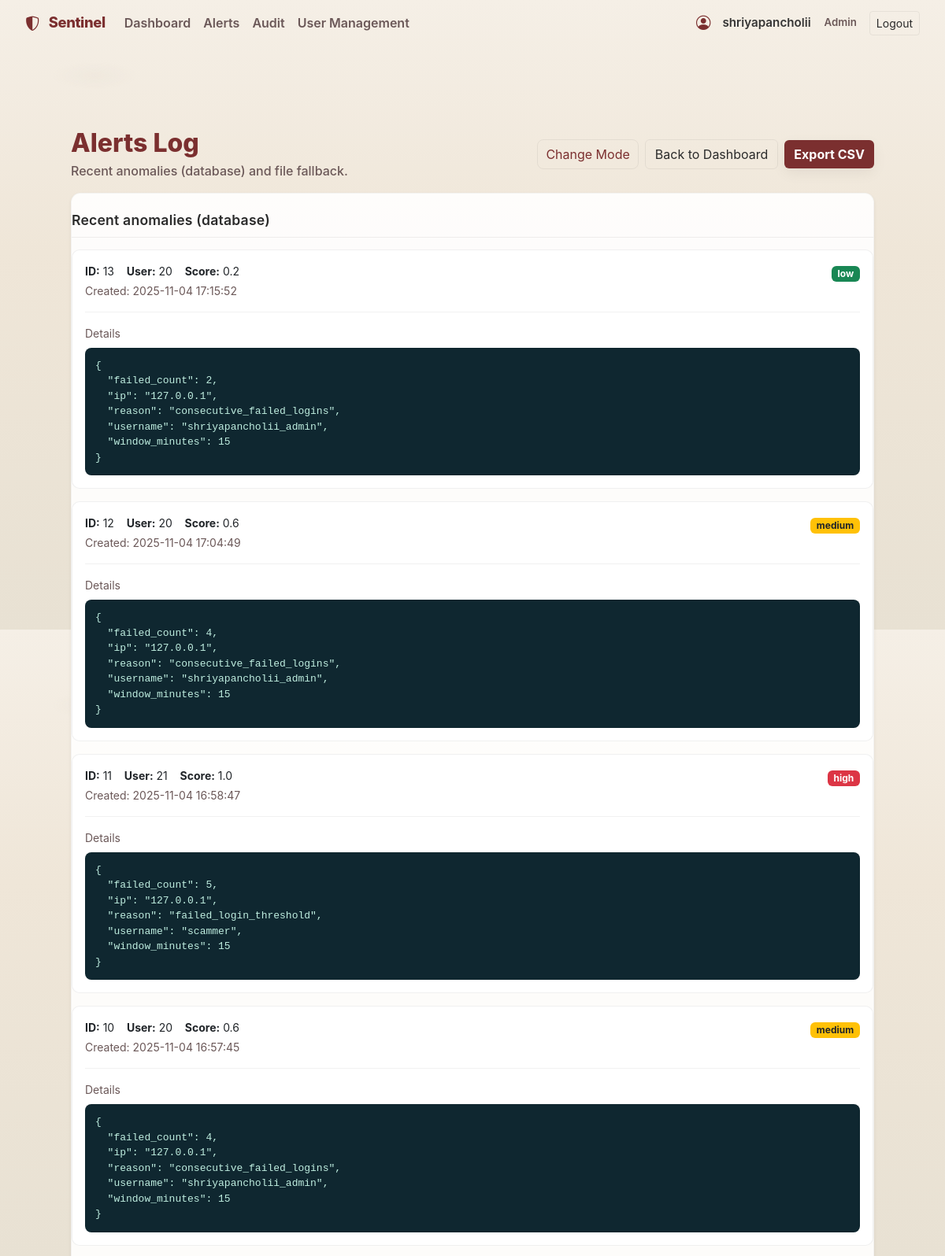
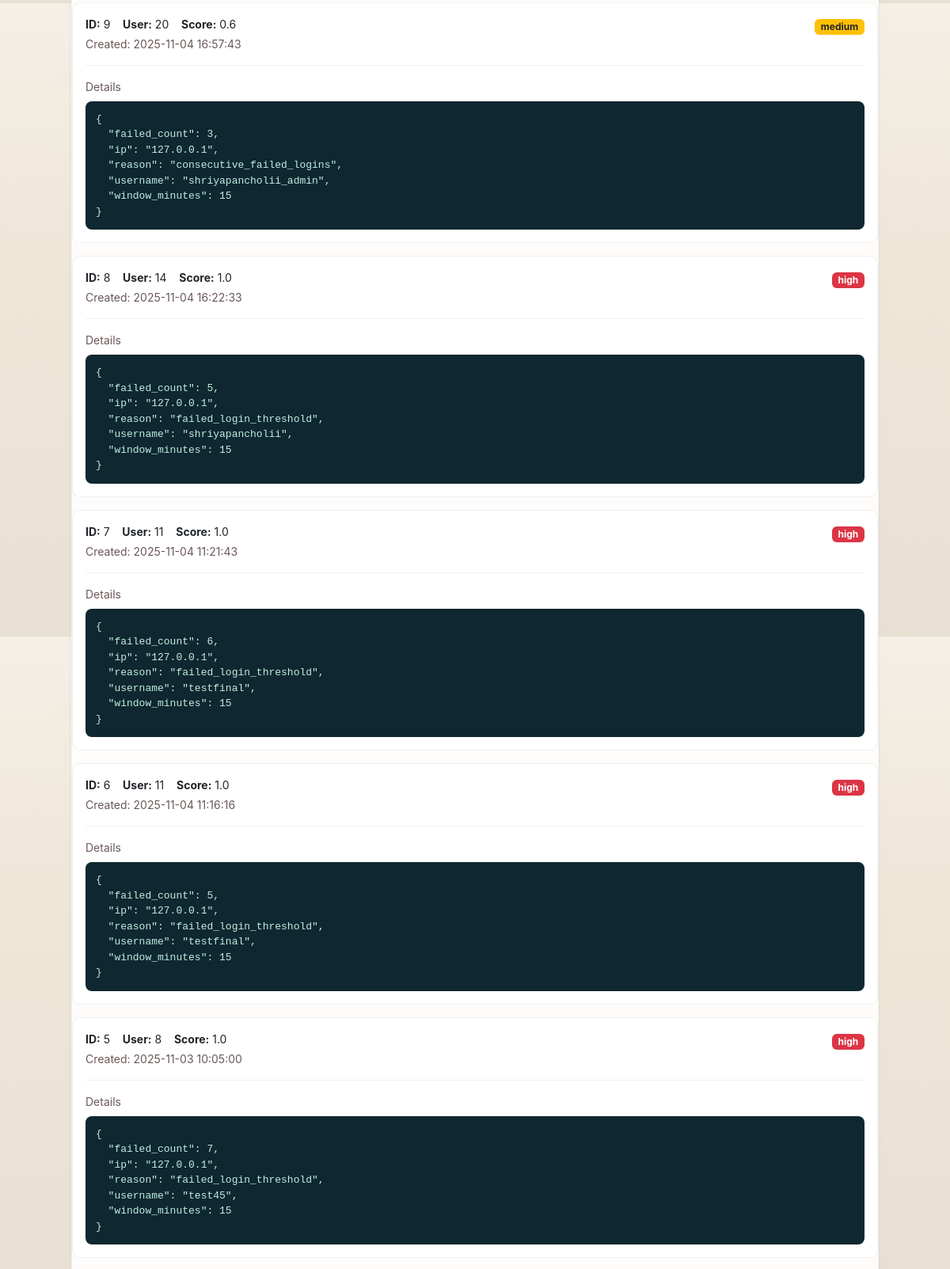
/alerts_detail (signed in, upper part), run on the app's committed database (2 pictures, top to bottom).
### tables this page shows
CREATE TABLE anomalies (
  id INTEGER PRIMARY KEY AUTOINCREMENT,
  source TEXT,
  severity TEXT,
  details TEXT,
  metric_json TEXT,
  timestamp DATETIME DEFAULT CURRENT_TIMESTAMP
, created_at DATETIME, user_id TEXT, score REAL);

### app.py (the view)
@app.route('/alerts_detail')
def alerts_detail():
    anomalies = []
    file_alerts = []
    try:
        conn = get_db_conn()
        cur = conn.cursor()
        cur.execute("SELECT id, user_id, score, details, severity, created_at FROM anomalies ORDER BY created_at DESC LIMIT 200;")
        rows = cur.fetchall()
        for r in rows:
            details = None
            try:
                details = json.loads(r['details']) if r['details'] else None
            except Exception:
                details = r['details']
            anomalies.append({
                "id": r['id'],
                "user_id": r['user_id'],
                "score": r['score'],
                "details": details,
                "severity": r['severity'],
                "created_at": r['created_at']
            })
        conn.close()
    except Exception as e:
        print("[alerts_detail] db read failed:", e)
        anomalies = []
    if os.path.exists(ALERTS_FILE):
        try:
            with open(ALERTS_FILE, 'r') as f:
                file_alerts = json.load(f) or []
        except Exception as _e:
            print("[alerts_detail] failed to read alerts_log.json:", _e)
            file_alerts = []
    return render_template('alerts_detail.html', alerts={"db": anomalies, "file": file_alerts})

### app.py (called while the page is built)
def get_db_conn():
    conn = sqlite3.connect(DB_PATH)
    conn.row_factory = sqlite3.Row
    return conn

@app.before_request
def enforce_https_in_production():
    USE_HTTPS = os.environ.get("USE_HTTPS", "0").lower() in ("1", "true", "yes")
    if not (FLASK_ENV == "production" and USE_HTTPS):
        return
    proto = request.headers.get('X-Forwarded-Proto', request.scheme)
    if proto != 'https':
        url = request.url.replace("http://", "https://", 1)
        return redirect(url, code=301)

### templates/alerts_detail.html (shortened to what this page needs)
{% extends 'base.html' %}
{% block content %}
<div class="container py-5">
  <div class="d-flex align-items-center justify-content-between mb-3 alerts-head">
    <div>
      <h1 class="h2">Alerts Log</h1>
      <div class="sub">Recent anomalies (database) and file fallback.</div>
    </div>
    <div class="toolbar">
      <button id="theme_toggle_alerts" class="resume-btn">Change Mode</button>
      <a href="{{ url_for('dashboard') }}" class="btn btn-outline-light">Back to Dashboard</a>
      <a href="{{ url_for('api_anomalies_export') }}" class="btn btn-accent">Export CSV</a>
    </div>
  </div>
  <div class="row g-4">
    <div class="col-12">
      <div class="alerts-card shadow-sm mb-4">
        <div class="card-body">
          <div class="section-title">Recent anomalies (database)</div>
          {% if alerts.db and alerts.db|length > 0 %}
            {% for a in alerts.db %}
              <div class="inner-card card mb-3">
                <div class="card-body">
                  <div class="d-flex align-items-start justify-content-between">
                    <div class="small">
                      <strong>ID:</strong> {{ a.id }} &nbsp;&nbsp;
                      <strong>User:</strong> {{ a.user_id or 'unknown' }} &nbsp;&nbsp;
                      <strong>Score:</strong> {{ a.score or 'n/a' }}
                      <div class="muted mt-1">Created: {{ a.created_at or '-' }}</div>
                    </div>
                    <div class="text-end">
                      {% set sev = (a.severity or 'medium')|lower %}
                      {% if sev == 'high' %}
                        <span class="badge bg-danger">high</span>
                      {% elif sev == 'low' %}
                        <span class="badge bg-success">low</span>
                      {% else %}
                        <span class="badge bg-warning text-dark">medium</span>
                      {% endif %}
                    </div>
                  </div>
                  <hr class="soft-hr">
                  <div class="muted small mb-2">Details</div>
                  <pre class="log-json">{{ a.details | tojson(indent=2) }}</pre>
                </div>
              </div>
            {% endfor %}
          {% else %}
            <div class="alert alert-secondary mb-0">No anomalies found in the database.</div>
          {% endif %}
        </div>
      </div>
    </div>
  </div>
</div>
{% endblock %}

### templates/base.html (style rules this page uses)
:root { --bg-900: #f5efe6; --accent: #7b2f2f; --accent-700: #5a1f1f; --muted: #6b5858; --card-bg: rgba(255,255,255,0.88); --glass: rgba(255,255,255,0.85); --danger: #e35b5b; --warning: #d19b4a; --success: #2c8c69; --text-dark: #2b2b2b; --shadow: 0 12px 30px rgba(24,24,24,0.08); }
html,body { height:100% }
body { margin:0; min-height:100%; font-family:"Inter","Poppins",system-ui,-apple-system,"Segoe UI",Roboto,"Helvetica Neue",Arial; background: radial-gradient(900px 300px at 10% 12%, rgba(180,170,155,0.06), transparent 6%), linear-gradient(180deg, #f5efe6 0%, #efe6d8 40%, #e8e1d3 100%); color: var(--text-dark); -webkit-font-smoothing:antialiased; -moz-osx-font-smoothing:grayscale; padding-bottom:48px; }
.btn-accent { background: var(--accent); color:#fff; border:none; font-weight:700; box-shadow: 0 6px 18px rgba(0,0,0,0.06); }
.btn-outline-light { border-color: rgba(0,0,0,0.06); color: var(--text-dark); background: transparent; }
h1, h2, h3 { color: var(--text-dark); margin:0 0 .6rem 0; }
.muted { color: var(--muted); }
.resume-btn { background:transparent; border:1px solid rgba(0,0,0,0.06); color:var(--accent); padding:6px 10px; border-radius:8px; }

### templates/alerts_detail.html (style rules this page uses)
.alerts-head h1 { color:var(--accent); margin:0 0 .25rem 0; font-weight:800; }
.alerts-head .sub { color:var(--muted); font-weight:500; }
.toolbar { display:flex; gap:.5rem; align-items:center; }
.alerts-card { background:var(--card-bg); border-radius:12px; box-shadow:var(--shadow); border:1px solid rgba(0,0,0,0.04); }
.alerts-card > .card-body { padding-top: 1.15rem; padding-bottom: 1rem; }
.inner-card { background:var(--card-bg); border-radius:10px; border:1px solid rgba(0,0,0,0.06); }
.section-title { font-size:1.1rem; font-weight:600; color:var(--text-dark); margin: .15rem 0 .9rem 0; padding: 0 0 .5rem 0; border-bottom:1px solid rgba(0,0,0,0.06); letter-spacing:.2px; }
.log-json { background:#0f2730; color:#bfeee0; padding:12px; border-radius:8px; white-space:pre-wrap; margin:0; border:1px solid rgba(0,0,0,0.06); font-family: ui-monospace, SFMono-Regular, Menlo, Monaco, Consolas, "Liberation Mono", monospace; font-size:13px; }
.soft-hr { border-color: rgba(0,0,0,0.08); opacity:.7; }

### data on the page
anomalies: id "13", user "20", score "0.2", created_at "2025-11-04 17:15:52", shows "low", details|tojson "{ \"failed_count\": 2, \"ip\": \"127.0.0.1\", \"reason\": \"consecutive_failed_logins\", \"username\": \"shriyapancholii_admin\", \"window_minutes\": 15 }"
anomalies: id "12", user "20", score "0.6", created_at "2025-11-04 17:04:49", shows "medium", details|tojson "{ \"failed_count\": 4, \"ip\": \"127.0.0.1\", \"reason\": \"consecutive_failed_logins\", \"username\": \"shriyapancholii_admin\", \"window_minutes\": 15 }"
anomalies: id "11", user "21", score "1.0", created_at "2025-11-04 16:58:47", shows "high", details|tojson "{ \"failed_count\": 5, \"ip\": \"127.0.0.1\", \"reason\": \"failed_login_threshold\", \"username\": \"scammer\", \"window_minutes\": 15 }"
anomalies: id "10", user "20", score "0.6", created_at "2025-11-04 16:57:45", shows "medium", details|tojson "{ \"failed_count\": 4, \"ip\": \"127.0.0.1\", \"reason\": \"consecutive_failed_logins\", \"username\": \"shriyapancholii_admin\", \"window_minutes\": 15 }"
anomalies: id "9", user "20", score "0.6", created_at "2025-11-04 16:57:43", shows "medium", details|tojson "{ \"failed_count\": 3, \"ip\": \"127.0.0.1\", \"reason\": \"consecutive_failed_logins\", \"username\": \"shriyapancholii_admin\", \"window_minutes\": 15 }"
anomalies: id "8", user "14", score "1.0", created_at "2025-11-04 16:22:33", shows "high", details|tojson "{ \"failed_count\": 5, \"ip\": \"127.0.0.1\", \"reason\": \"failed_login_threshold\", \"username\": \"shriyapancholii\", \"window_minutes\": 15 }"
anomalies: id "7", user "11", score "1.0", created_at "2025-11-04 11:21:43", shows "high", details|tojson "{ \"failed_count\": 6, \"ip\": \"127.0.0.1\", \"reason\": \"failed_login_threshold\", \"username\": \"testfinal\", \"window_minutes\": 15 }"
anomalies: id "6", user "11", score "1.0", created_at "2025-11-04 11:16:16", shows "high", details|tojson "{ \"failed_count\": 5, \"ip\": \"127.0.0.1\", \"reason\": \"failed_login_threshold\", \"username\": \"testfinal\", \"window_minutes\": 15 }"
anomalies: id "5", user "8", score "1.0", created_at "2025-11-03 10:05:00", shows "high", details|tojson "{ \"failed_count\": 7, \"ip\": \"127.0.0.1\", \"reason\": \"failed_login_threshold\", \"username\": \"test45\", \"window_minutes\": 15 }"

### other printed values
{{ session.get('username','User') }} "shriyapancholii"
{{ session.get('role','analyst')|capitalize }} "Admin"
